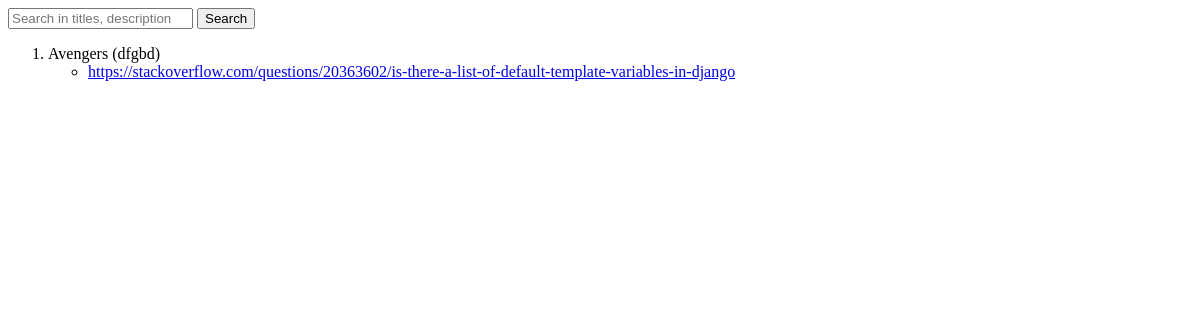
Before: / with the older database file.
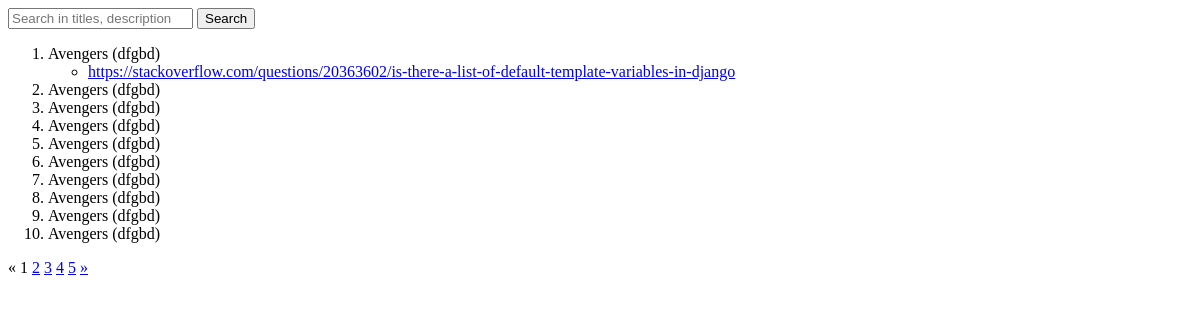
After: the same page with the newer database file.
### core/models.py (models this page shows, shortened)
class Movie(models.Model):
    title = models.CharField(max_length=64)
    description = models.TextField()

class MovieLink(models.Model):
    movie = models.ForeignKey(Movie, on_delete=models.DO_NOTHING)
    link = models.URLField(unique=True)
    def __str__(self):
        return self.link

### core/views.py (the view)
# urls.py: url(r'^$', core.views.MovieList.as_view(), name='index'),
class MovieList(ListView):
    model = Movie
    paginate_by = 10
    template_name = 'core/list.html'
    def get_queryset(self):
        try:
            search = self.request.GET['search']
        except KeyError:
            object_list = self.model.objects.all()
        else:
            object_list = self.model.objects.filter(Q(title__icontains=search) | Q(description__icontains=search))
        return object_list

### core/templates/core/list.html
<form method="GET" action="">
    <input type="text" name='search' placeholder="Search in titles, description">
    <input type="submit" value="Search">
</form>
<ol>
    {% for movie in movie_list %}
        <li>{{ movie.title }} ({{ movie.description }})
            <ul>
                {% for link in movie.movielink_set.all %}
                    <li><a href={{ link }}>{{ link }}</a></li>
                {% endfor %}
            </ul>
        </li>
    {% endfor %}
</ol>
{% if is_paginated %}
    {% if page_obj.has_previous %}
      <a href="?page={{ page_obj.previous_page_number }}">&laquo;</a>
    {% else %}
      <span>&laquo;</span>
    {% endif %}
    {% for i in paginator.page_range %}
      {% if page_obj.number == i %}
        <span>{{ i }}</span>
      {% else %}
        <a href="?page={{ i }}">{{ i }}</a>
      {% endif %}
    {% endfor %}
    {% if page_obj.has_next %}
      <a href="?page={{ page_obj.next_page_number }}">&raquo;</a>
    {% else %}
      <span>&raquo;</span>
    {% endif %}
{% endif %}

Changed rows visible on the page:
added Movie: title "Avengers", description "dfgbd"
added Movie: title "Avengers", description "dfgbd"
added Movie: title "Avengers", description "dfgbd"
added Movie: title "Avengers", description "dfgbd"
added Movie: title "Avengers", description "dfgbd"
added Movie: title "Avengers", description "dfgbd"
added Movie: title "Avengers", description "dfgbd"
added Movie: title "Avengers", description "dfgbd"
added Movie: title "Avengers", description "dfgbd"
Other visible differences:
new list line: "1"
new list line: "2"
new list line: "3"
new list line: "4"
new list line: "5"
